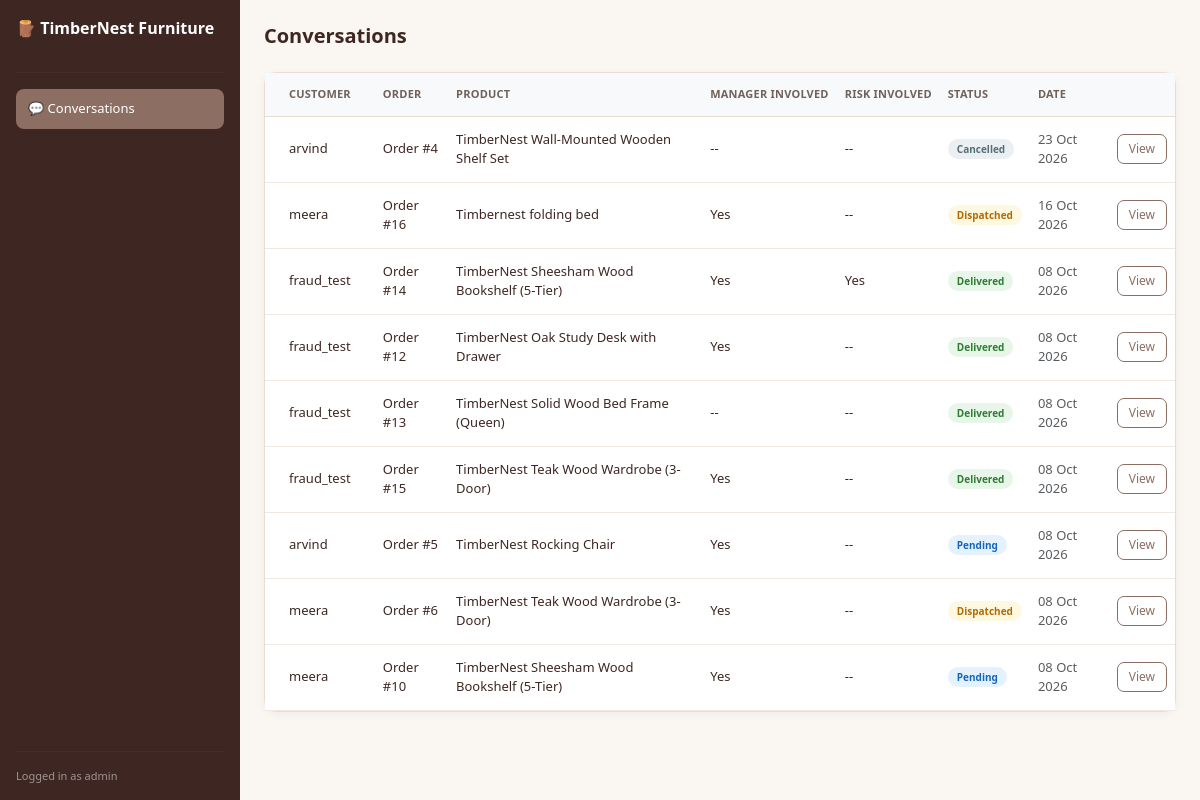
The app's page /supports/dashboard/ (signed in), older data.
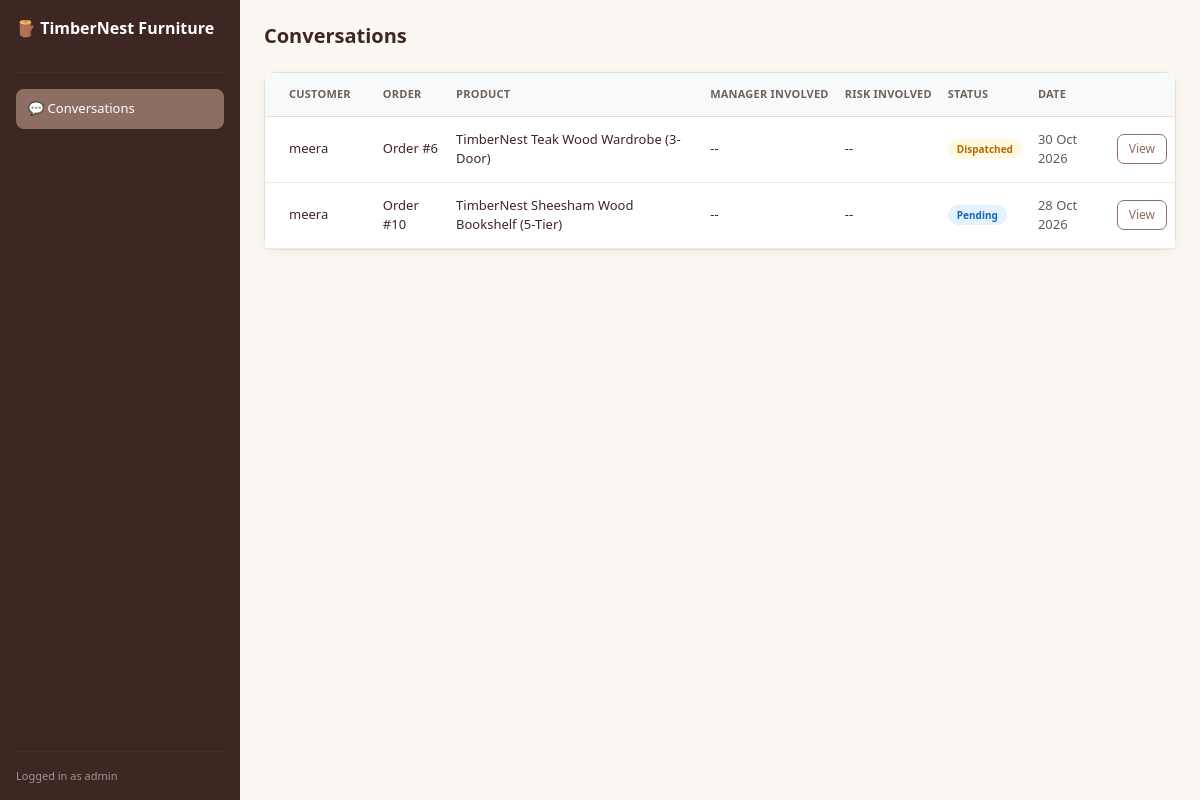
The same page, newer data.
### supports/models.py (models this page shows)
class Conversation(models.Model):
    user = models.ForeignKey(User, on_delete=models.CASCADE, related_name="conversations")
    order = models.ForeignKey(Order, on_delete=models.CASCADE, related_name="conversations")
    created_at = models.DateTimeField(auto_now_add=True, null=True)
    @property
    def manager_involve(self):
        return self.agent_log.filter(event_type="manager").exists()
    @property
    def risk_assessed(self):
        return self.agent_log.filter(event_type="risk").exists()
    def __str__(self):
        return f"Conversation #{self.user.username} / Order #{self.order.id}"

### orders/models.py (models this page shows, shortened)
class Order(models.Model):
    STATUS_CHOICE = [
        ("pending", "Pending"),
        ("dispatched", "Dispatched"),
        ("delivered", "Delivered"),
        ("cancelled", "Cancelled")
    ]
    user = models.ForeignKey(User, on_delete=models.CASCADE, related_name="orders")
    product = models.ForeignKey(Product, on_delete=models.SET_NULL, null=True, related_name="orders")
    product_name = models.CharField(max_length=255)
    amount = models.DecimalField(max_digits=10, decimal_places=2)
    status = models.CharField(max_length=100, choices=STATUS_CHOICE, default="pending")
    carrier = models.CharField(max_length=100, blank=True)
    tracking_number = models.CharField(max_length=100, blank=True)
    delivery = models.TextField(blank=True)
    created_at = models.DateTimeField(auto_now_add=True)
    updated_at = models.DateTimeField(auto_now=True, null=True)

### supports/views.py (the view)
# urls.py: path("dashboard/", views.dashboard, name="dashboard"),
@staff_member_required
def dashboard(request):
    conversations = Conversation.objects.all().order_by("-created_at")
    print("conversation ====>> ", conversations)
    context = {
        "conversations": conversations
    }
    return render(request, "supports/dashboard.html", context)

### templates/supports/dashboard.html
{% extends "supports/dashboard_base.html" %}
 {% block content %}
<div class="flex-grow-1 p-4">
  <h5 class="fw-bold mb-4">Conversations</h5>
  <div class="card">
    <div class="table-responsive">
      <table class="table table-hover mb-0">
        <thead class="table-light">
          <tr style="font-size: 12px">
            <th class="px-4">Customer</th>
            <th>Order</th>
            <th>Product</th>
            <th>Manager Involved</th>
            <th>Risk Involved</th>
            <th>Status</th>
            <th>Date</th>
            <th></th>
          </tr>
        </thead>
        <tbody style="font-size: 13px" class="align-middle">
          {% for conv in conversations %}
          <tr>
            <td class="px-4">{{ conv.user.username }}</td>
            <td>Order #{{ conv.order.id }}</td>
            <td>{{ conv.order.product_name|truncatewords:15 }}</td>
            <td>
              {% if conv.manager_involve %}
              <span>Yes</span>
              {% else %}
              <span>--</span>
              {% endif %}
            </td>
            <td>
              {% if conv.risk_assessed %}
              <span>Yes</span>
              {% else %}
              <span>--</span>
              {% endif %}
            </td>
            <td>
              <span class="status-badge status-{{ conv.order.status|slugify }}"
                >{{ conv.order.status }}</span
              >
            </td>
            <td class="text-muted">{{ conv.created_at|date:"d M Y" }}</td>
            <td>
              <a
                href="{% url 'conversation_detail' conv.id %}"
                class="btn btn-sm btn-tn"
                >View</a
              >
            </td>
          </tr>
          {% empty %}
          <tr>
            <td colspan="6" class="text-center text-muted py-4">
              No conversations yet.
            </td>
          </tr>
          {% endfor %}
        </tbody>
      </table>
    </div>
  </div>
</div>
{% endblock %}

### templates/supports/dashboard_base.html (shortened to what this page needs)
{% load static %}
<!doctype html>
<html lang="en">
  <head>
    <link
      href="https://cdn.jsdelivr.net/npm/bootstrap@5.3.0/dist/css/bootstrap.min.css"
      rel="stylesheet"
    />
    <link
      rel="stylesheet"
      href="{% static 'css/support_dashboard_admin.css' %}"
    />
  </head>
  <body>
    <div class="d-flex">
      <aside class="tn-sidebar d-flex flex-column flex-shrink-0 p-3 text-white">
        <a
          href="{% url 'dashboard' %}"
          class="text-white text-decoration-none fs-6 fw-bold mb-3"
        >
          🪵 TimberNest Furniture
        </a>
        <hr />
        <ul class="nav nav-pills flex-column mb-auto">
          <li class="nav-item">
            <a
              href="{% url 'dashboard' %}"
              class="nav-link active text-white"
            >
              💬 Conversations
            </a>
          </li>
        </ul>
        <hr />
        <span style="font-size: 11px; opacity: 0.5"> Logged in as admin </span>
      </aside>
      <main class="flex-grow-1 min-vh-100">
        {% block content %} {% endblock %}
      </main>
    </div>
  </body>
</html>

### static/css/support_dashboard_admin.css (style rules this page uses)
:root { --tn-dark: #3e2723; --tn-accent: #8d6e63; --tn-accent-dark: #6d5148; --tn-bg: #faf6f1; --tn-card: #ffffff; --tn-border: #e7ddd3; --tn-text: #3e2723; --tn-muted: #8a7a70; }
body { margin: 0; background: var(--tn-bg); color: var(--tn-text); font-family: "Segoe UI", system-ui, -apple-system, BlinkMacSystemFont, sans-serif; font-size: 14px; }
a { text-decoration: none; }
.card { border: 1px solid var(--tn-border); border-radius: 12px; background: var(--tn-card); box-shadow: 0 2px 8px rgba(62, 39, 35, 0.05); }
.tn-sidebar { width: 240px; min-height: 100vh; background: var(--tn-dark); }
.tn-sidebar .nav-link { color: rgba(255, 255, 255, 0.78); border-radius: 8px; font-size: 13px; padding: 10px 12px; transition: all 0.2s ease; }
.tn-sidebar .nav-link.active { color: #fff; background: var(--tn-accent); }
.tn-sidebar hr { border-color: rgba(255, 255, 255, 0.12); }
.btn-tn { color: var(--tn-accent); border: 1px solid var(--tn-accent); background: transparent; border-radius: 7px; font-size: 12px; font-weight: 500; padding: 5px 11px; transition: all 0.2s ease; }
.status-badge { display: inline-flex; align-items: center; justify-content: center; font-size: 10px; font-weight: 600; line-height: 1; padding: 5px 9px; border-radius: 50rem; text-transform: capitalize; background: #e0e0e0; color: #424242; }
.status-pending { background: #e3f2fd; color: #1565c0; }
.status-dispatched { background: #fff8e1; color: #b26a00; }
.table { margin-bottom: 0; }
.table thead th { color: #6f625b; font-size: 11px; font-weight: 600; text-transform: uppercase; letter-spacing: 0.02em; white-space: nowrap; border-bottom: 1px solid var(--tn-border); padding-top: 13px; padding-bottom: 13px; }
.table tbody td { color: var(--tn-text); font-size: 13px; border-color: #f0e9e3; padding-top: 13px; padding-bottom: 13px; }

Row changes from the older to the newer data that the page shows:
removed Conversation: user.username "arvind", order.id "4", order.product_name "TimberNest Wall-Mounted Wooden Shelf Set", order.status "Cancelled", created_at "23 Oct 2026"
removed Conversation: user.username "meera", order.id "16", order.product_name "Timbernest folding bed", shows "Yes", order.status "Dispatched", created_at "16 Oct 2026"
removed Conversation: user.username "fraud_test", order.id "14", order.product_name "TimberNest Sheesham Wood Bookshelf (5-Tier)", shows "Yes", order.status "Delivered", created_at "08 Oct 2026"
removed Conversation: user.username "fraud_test", order.id "12", order.product_name "TimberNest Oak Study Desk with Drawer", shows "Yes", order.status "Delivered", created_at "08 Oct 2026"
removed Conversation: user.username "fraud_test", order.id "13", order.product_name "TimberNest Solid Wood Bed Frame (Queen)", order.status "Delivered", created_at "08 Oct 2026"
removed Conversation: user.username "fraud_test", order.id "15", order.product_name "TimberNest Teak Wood Wardrobe (3-Door)", shows "Yes", order.status "Delivered", created_at "08 Oct 2026"
removed Conversation: user.username "arvind", order.id "5", order.product_name "TimberNest Rocking Chair", shows "Yes", order.status "Pending", created_at "08 Oct 2026"
removed Conversation: user.username "meera", order.id "6", order.product_name "TimberNest Teak Wood Wardrobe (3-Door)", shows "Yes", order.status "Dispatched", created_at "08 Oct 2026"
removed Conversation: user.username "meera", order.id "10", order.product_name "TimberNest Sheesham Wood Bookshelf (5-Tier)", shows "Yes", order.status "Pending", created_at "08 Oct 2026"
added Conversation: user.username "meera", order.id "6", order.product_name "TimberNest Teak Wood Wardrobe (3-Door)", order.status "Dispatched", created_at "30 Oct 2026"
added Conversation: user.username "meera", order.id "10", order.product_name "TimberNest Sheesham Wood Bookshelf (5-Tier)", order.status "Pending", created_at "28 Oct 2026"
